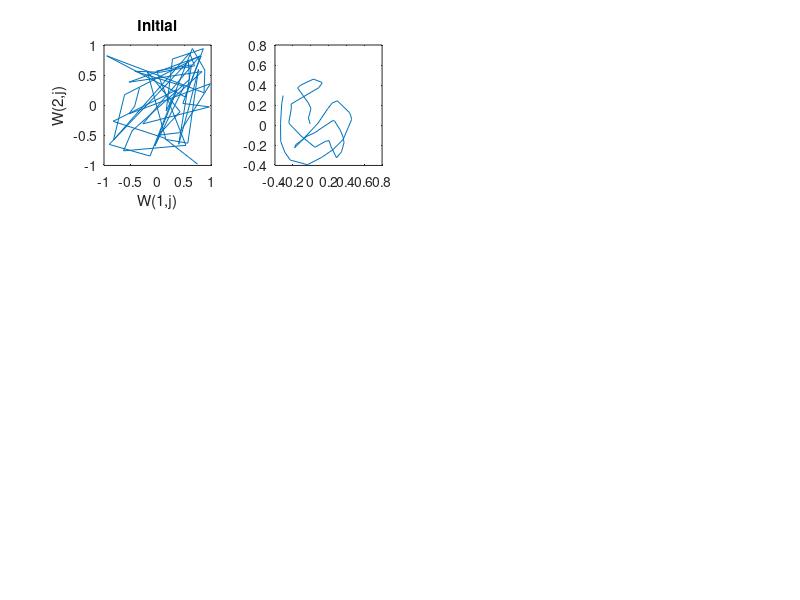

Write MATLAB code to recreate this figure. (Note: this script raises an error after producing the figure.)
%Raiid Ahmed Homework 5 Project 4.1
clc
clear

%Initialize training set

x = zeros(100,2);
iter = 1;

while iter <= 100
    x1 = rand - .5;
    x2 = rand - .5;

    if (x1^2 + x2^2) < .25
        x(iter,1) = x1;
        x(iter,2) = x2;
        iter = iter + 1;
    end
end

%Initialize weights

w = rand(2,50);
w = w * 2 - 1;

%Initialize learning rates

alpha_step = (.5-.01)/99;
alpha = .5:-alpha_step:.01;

%Initialize radius

R = 1;

%Training Algorithm

D = zeros(1,length(w(1,:)));

subplot(3,4,1)
%figure(epoch/10)
    plot(w(1,:),w(2,:))
        title('Initial')
        xlabel('W(1,j)')
        ylabel('W(2,j)')

for epoch = 1:100
    a = alpha(epoch);
    order = randperm(length(x(:,1)));
        for input = order
            x_in = x(input,:).';
            
            for j = 1:length(w(1,:))
                D(j) = sum(((w(:,j) - x_in).^2));
            end
            
            [Winner_Val, J] = min(D);

            w(:,J) = w(:,J) + a*(x_in - w(:,J));

            if (J + R) <= 50
                w(:,(J + R)) = w(:,(J + R)) + a*(x_in - w(:,(J + R)));
            end

            if (J - R) >= 1
                w(:,(J - R)) = w(:,(J - R)) + a*(x_in - w(:,(J - R)));
            end
        end
    if mod(epoch,10) == 0
        subplot(3,4,(epoch/10) + 1)
        %figure(epoch/10)
            plot(w(1,:),w(2,:))
                title("Epoch " + num2str(epoch))
                xlabel('W(1,j)')
                ylabel('W(2,j)')
    end
end










